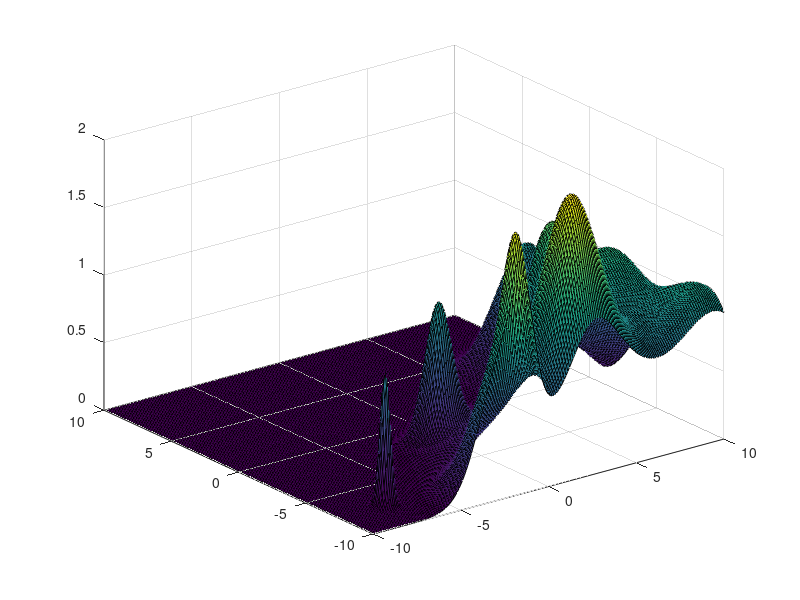
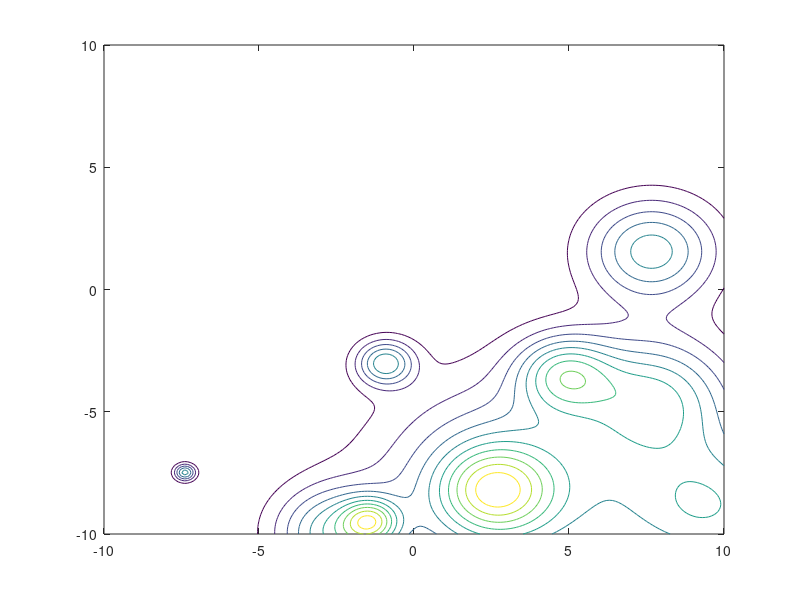

The MATLAB source for these figures, in order: (Note: this script raises an error after producing the figures.)
XMin = -10;
XMax = 10;
YMin = -10;
YMax = 10;
addpath('Reference/c2xyz/');
addpath('Reference/export/');

%% Random Radial Basis functions in space 
disp('3D case with random path - 10 rbf:');
N = 10 % number of random functions
stepMesh = 0.1;
Z = zeros((XMax-XMin)/stepMesh+1,(XMax-XMin)/stepMesh+1);
[X,Y] = meshgrid(XMin:stepMesh:XMax);
% random variance in [a;b] = [0.3;1.5]
variances = 0.3 + (1.5-0.3).*rand(N,1);
% random amplitude [0.1;1]
amplitudes = 0.1 + (1-0.1).*rand(N,1);
% Random Xcenters in [-XMin;xMax]
Xcenters = XMin+ (XMax-XMin).*rand(N,1);
Ycenters = YMin+ (YMax-YMin).*rand(N,1);

esp=zeros(N,1);
esp=1./(2*(variances).^2);
for i=1:1:N
    disp('step:')
    disp(i)
    Xci=Xcenters(i,1)*ones((XMax-XMin)/stepMesh+1,((XMax-XMin)/stepMesh+1)*2);
    Yci=Ycenters(i,1)*ones((YMax-YMin)/stepMesh+1,((YMax-YMin)/stepMesh+1)*2);
    disp('Radial Basis Function: [amplitude,variance,center]');
    disp(amplitudes(i,1))
    disp(variances(i,1))
    disp(Xcenters(i,1))
    disp(Ycenters(i,1))
    Z = Z + 1*exp(-((X-Xci(:,1:((XMax-XMin)/stepMesh+1))).^2+(Y-Yci(:,((XMax-XMin)/stepMesh+2):((YMax-YMin)/stepMesh+1)*2)).^2)*esp(i,1).^2);
end
figure(1);
surf(X,Y,Z)

%% Post elaboration

figure(2);
grid on
axis equal
axis tight
contour(X,Y,Z);
cl = contour(X,Y,Z);
[x1,y1,z1] = C2xyz(cl);

% countours at 0.8
h=[0.8,0.8]
contour(X,Y,Z,h)


figure(3);
hold on; % Allows plotting atop the preexisting peaks plot. 
threshold = 0.8;
sector.numberOfZones = 1;
% analyze all the level curves
for n = find(z1==threshold); 
   n
   %xTh(1,n) = x1{n};
   %yTh(1,n) = y1{n};
   hold on;
   plot(x1{n},y1{n},'k-','linewidth',3);
   sector.zones(sector.numberOfZones).x(1,1:size(x1{n},2)) = x1{n}(1,:);
   sector.zones(sector.numberOfZones).y(1,1:size(x1{n},2)) = y1{n}(1,:);
   sector.numberOfZones = sector.numberOfZones + 1;
end
disp('Number of zones founded:');
disp(sector.numberOfZones);


%% Convert to BW

%Remove frames
set(gca, 'visible', 'off')
set(gcf, 'color', 'w');

%%// Get the figure as a uint8 variable
im = export_fig;

%//  Output binary image
BW = ~im2bw(uint8(255.*im2double(im)),0.99);

%%// Remove
BW = bwmorph(BW,'skel',Inf);
figure(4);
imshow(BW)
% Save it
saveas(4, 'sectors1', 'png');

%% Centroids

s = regionprops(BW,'centroid');
centroids = cat(1, s.Centroid);
imshow(BW)
hold on
plot(centroids(:,1),centroids(:,2), 'b*')
hold off

stats = regionprops(BW,'Centroid',...
    'MajorAxisLength','MinorAxisLength','Extrema','BoundingBox','ConvexArea','ConvexHull','ConvexImage')

% just a test to see the results of regionprops
% centers = stats.Centroid;
% diameters = mean([stats.MajorAxisLength stats.MinorAxisLength],2);
% radii = diameters/2;

figure(6)
%subplot(1,3,1);
%BW = imread('sectors1.png');
%imshow(BW);
%title('Binary');
    
% subplot(2,2,2);
% BW1 = BW > 10;
% imshow(BW1);
% title('Binary');
    
subplot(1,2,1);
CH = bwconvhull(BW);
imshow(CH);
title('Union Convex Hull');
    
subplot(1,2,2);
CH_objects = bwconvhull(BW,'objects',8);
imshow(CH_objects);
title('Objects Convex Hull');
